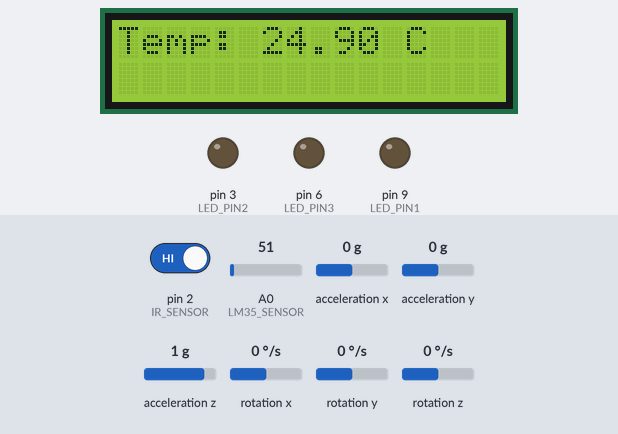
Simulated run of this sketch. Board: Arduino Uno, built with avr-gcc and run on an emulated ATmega328P. Parts: 16×2 character LCD, output pins drawn as LEDs (lit = HIGH). The test bench sets the inputs (shaded band); at power-on: acceleration x 0 g, A0 (LM35_SENSOR) = 51, pin 2 (IR_SENSOR) HIGH, acceleration y 0 g, acceleration z 1 g, rotation x 0 °/s, rotation y 0 °/s, rotation z 0 °/s. What the sketch prints to the serial monitor is not drawn.

Above: at 1.2 s.
1.3 s: acceleration x set to -0.8 g
At 3.9 s:
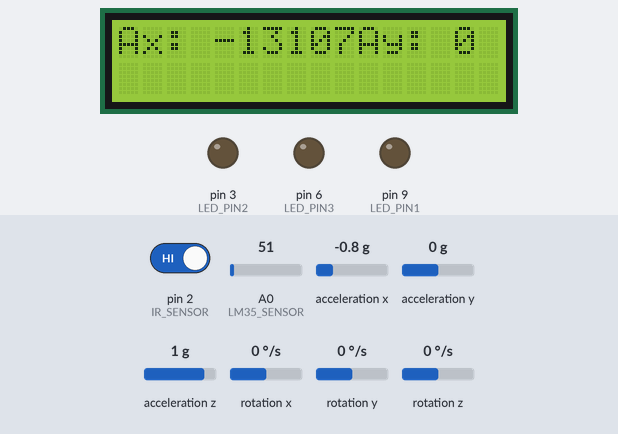
9.3 s: acceleration x set to -1.1 g
At 15.0 s:
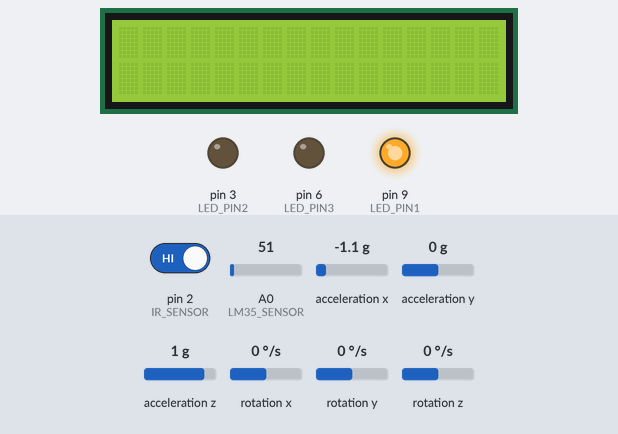
17.3 s: A0 (LM35_SENSOR) set to 58
At 20.1 s:
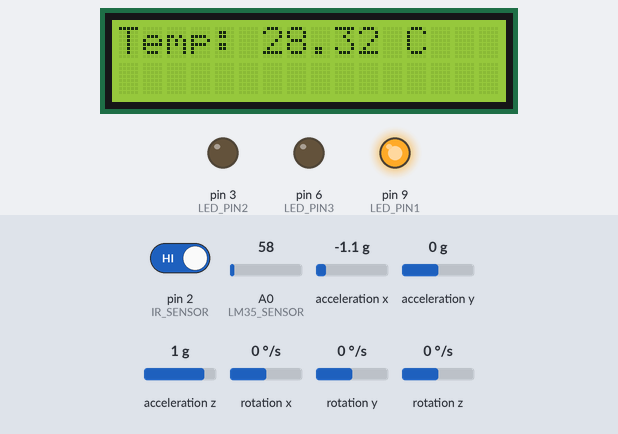
21.8 s: A0 (LM35_SENSOR) set to 66
At 23.9 s:
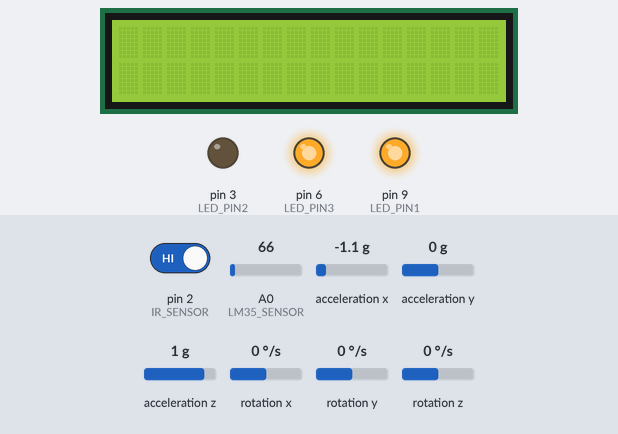
28.9 s: pin 2 (IR_SENSOR) driven LOW
At 32.2 s:
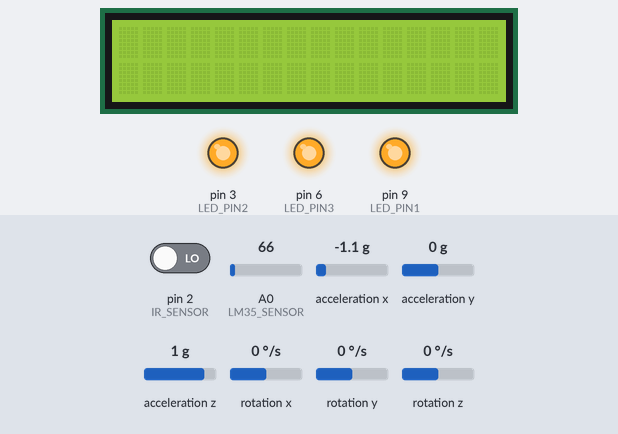
36.9 s: acceleration x set to 0.8 g
At 39.3 s:
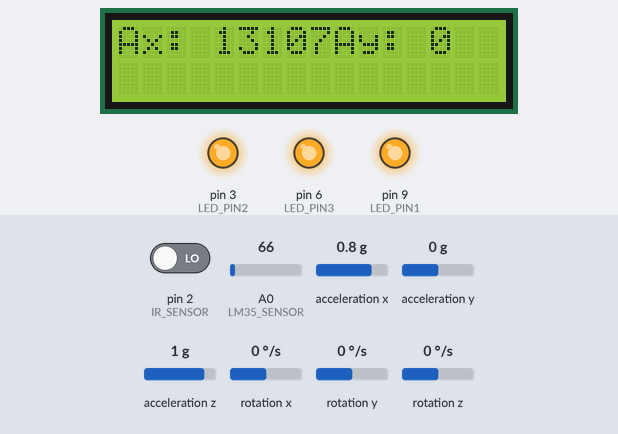
Timing chart, 0 to 41.0 s (numbered marks = the images above; inputs shaded):
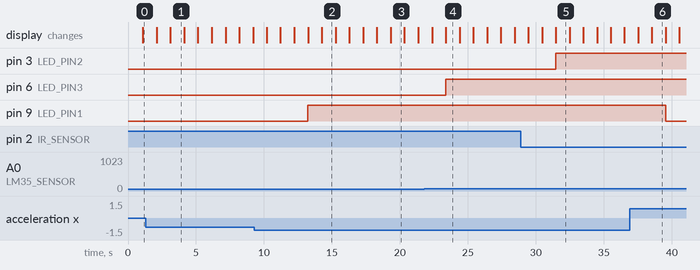

The sketch:

MPU6050_IR_LM35_SENSOR.ino
```cpp
#include <Wire.h>
#include <LiquidCrystal_I2C.h>
#include<MPU6050.h>

#define LED_PIN1 9
#define IR_SENSOR 2
#define LED_PIN2 3
#define LED_PIN3 6
#define LM35_SENSOR A0


LiquidCrystal_I2C lcd(0x27,16,2);
MPU6050 mpu;


void setup() {
  // put your setup code here, to run once:
  Serial.begin(9600);
 lcd.backlight();
  lcd.init();
  mpu.initialize();
  pinMode(LED_PIN1,OUTPUT);
  pinMode(IR_SENSOR,INPUT);
  pinMode(LED_PIN2,OUTPUT);
  pinMode(LED_PIN3,OUTPUT);
  pinMode(LM35_SENSOR ,OUTPUT);

  if(!mpu.testConnection())
  {
    Serial.println("MPU6050 connection failed!..");
    while(1);
  }
  Serial.println("MPU6050 connection passed..");
}

void loop() {

  lcd_currentdisplay();
  mpu6050_module();
  ir_sensor();
  lm35_sensor();


}
void lcd_currentdisplay()
{
    //lcd.setCursor(0, 0);
    //lcd.print("Hello, Arduino!"); // Print text on row 1
    //delay(2000);
    //lcd.clear();
    //lcd.setCursor(0, 0);
    //lcd.print("I2C LCD Working!"); // Print text on row 2
        //delay(2000);
    //lcd.clear();

}
void mpu6050_module()
{
  int16_t ax, ay, az, gx, gy, gz;
    mpu.getMotion6(&ax, &ay, &az, &gx, &gy, &gz);

    Serial.print("AccelX: "); Serial.print(ax);
    Serial.print(" | AccelY: "); Serial.print(ay);
    Serial.print(" | AccelZ: "); Serial.println(az);
     lcd.setCursor(0, 0);
    lcd.print("Ax: "); lcd.print(ax);
    lcd.print("Ay: "); lcd.print(ay);
    delay(1000);
    lcd.clear();
    // If tilt is detected (change in acceleration)
    if (abs(ax) > 15000 || abs(ay) > 15000) {
        digitalWrite(LED_PIN1, HIGH);  // Turn LED ON
    } else {
        digitalWrite(LED_PIN1, LOW);   // Turn LED OFF
    }
}
void ir_sensor()
{
  int SENSOR_VALUE=digitalRead(IR_SENSOR);
  if(SENSOR_VALUE==0)
  {
    digitalWrite(LED_PIN2,HIGH);
    delay(1000);
    }

  else
  {
    digitalWrite(LED_PIN2,LOW);
  }
}
void lm35_sensor()
{
  int sensorValue=analogRead(LM35_SENSOR);
  float temperature = (sensorValue * 5.0 * 100.0) / 1024.0; // Convert to Celsius
  lcd.setCursor(0,0);
   lcd.print("Temp: ");
  lcd.print(temperature);
  lcd.print(" C");

  delay(1000);
  lcd.clear();
  if (temperature > 30) {  // Adjust threshold as needed
    digitalWrite(LED_PIN3, HIGH); // Turn on LED

  } else {
    digitalWrite(LED_PIN3, LOW);  // Turn off LED
  }

  delay(1000); // Wait for 1 second before next reading
}
```

Measured:
- the behaviour switches between -0.9 and -1 g on acceleration x (found by bisection; images 1 and 2)
- the behaviour switches between 61 and 62 on A0 (LM35_SENSOR) (found by bisection; images 3 and 4)
- after the input at 9.3 s, pin 9 (LED_PIN1): LOW → HIGH after 3.9 s
- after the input at 21.8 s, pin 6 (LED_PIN3): LOW → HIGH after 1.6 s
- after the input at 28.9 s, pin 3 (LED_PIN2): LOW → HIGH after 2.6 s
- after the input at 36.9 s, pin 9 (LED_PIN1): HIGH → LOW after 2.6 s
- what the display in image 1 shows lasts 1.0 s, from 3.1 s to 4.1 s
